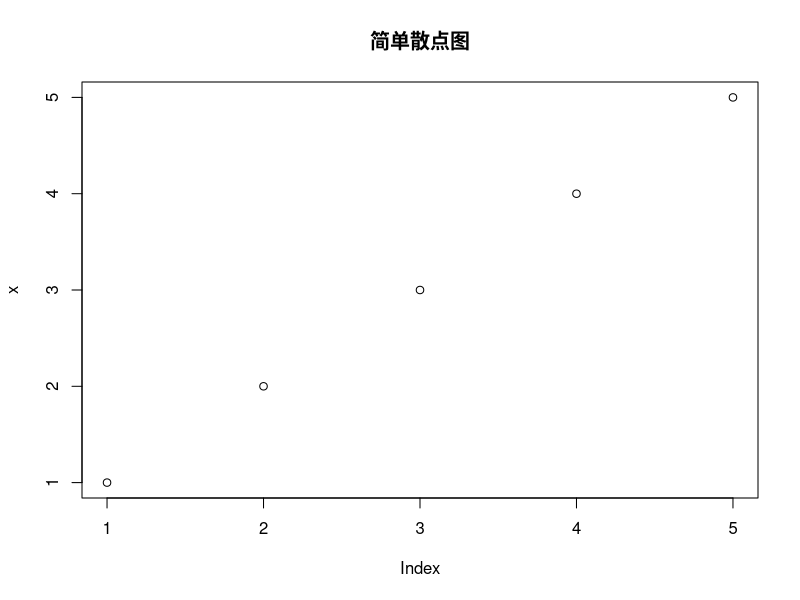

This chart was generated by the following R code:
# R语言第一次Git作业测试脚本
x <- c(1,2,3,4,5)
mean(x) #求均值
sd(x)   #求标准差
plot(x, main="简单散点图")
